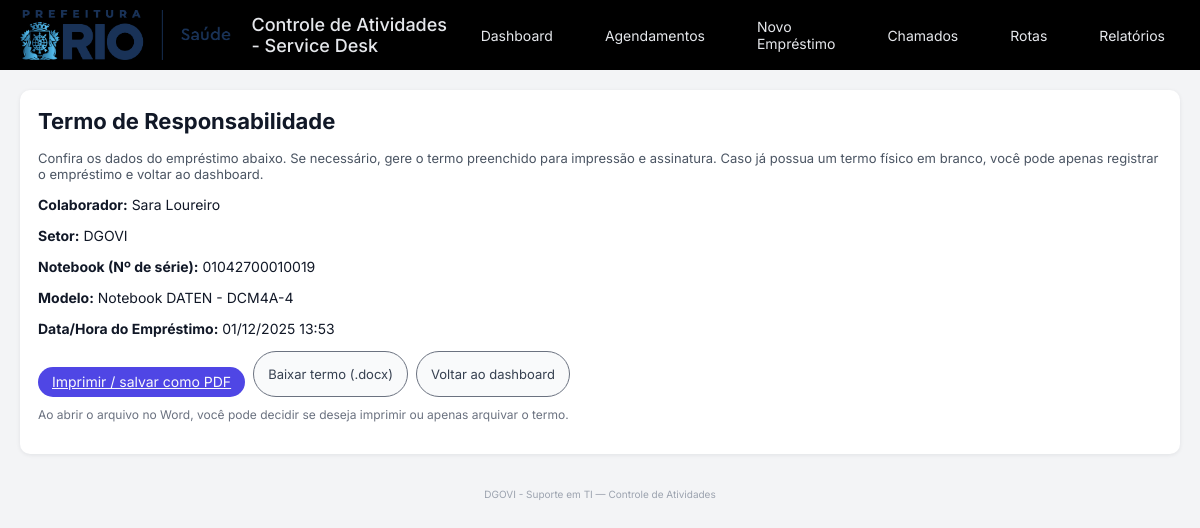
The page /termo/2 on the database its author committed.
### tables this page shows
CREATE TABLE loans (
            id INTEGER PRIMARY KEY AUTOINCREMENT,
            notebook_id INTEGER NOT NULL,
            colaborador_nome TEXT NOT NULL,
            colaborador_setor TEXT,
            data_hora_emprestimo TEXT NOT NULL,
            data_hora_devolucao TEXT,
            status TEXT NOT NULL DEFAULT 'emprestado',
            FOREIGN KEY (notebook_id) REFERENCES notebooks (id)
        );

CREATE TABLE notebooks (
            id INTEGER PRIMARY KEY AUTOINCREMENT,
            serial TEXT UNIQUE NOT NULL,
            modelo TEXT,
            status TEXT DEFAULT 'ativo'
        );

### app.py (the view)
@app.route("/termo/<int:loan_id>")
def termo_opcoes(loan_id):
    conn = get_connection()
    cur = conn.cursor()
    cur.execute(
        """
        SELECT
            l.id,
            l.colaborador_nome,
            l.colaborador_setor,
            l.data_hora_emprestimo,
            n.serial,
            n.modelo
        FROM loans l
        JOIN notebooks n ON n.id = l.notebook_id
        WHERE l.id = ?
        """,
        (loan_id,),
    )
    row = cur.fetchone()
    conn.close()
    if row is None:
        abort(404)
    try:
        dt = datetime.strptime(row["data_hora_emprestimo"], "%Y-%m-%d %H:%M:%S")
        data_br = dt.strftime("%d/%m/%Y %H:%M")
    except Exception:
        data_br = row["data_hora_emprestimo"]
    return render_template(
        "termo.html",
        emprestimo=row,
        data_br=data_br,
    )

### app.py (called while the page is built)
def get_connection():
    conn = sqlite3.connect(APP_DB)
    conn.row_factory = sqlite3.Row
    return conn

### templates/termo.html
{% extends "base.html" %}
{% block content %}
<div class="termo-page form-card">
  <h2>Termo de Responsabilidade</h2>
  <p style="margin-top: 4px; margin-bottom: 12px; font-size: 13px; color: #4b5563;">
    Confira os dados do empréstimo abaixo. Se necessário, gere o termo preenchido
    para impressão e assinatura. Caso já possua um termo físico em branco, você
    pode apenas registrar o empréstimo e voltar ao dashboard.
  </p>
  <div class="termo-dados" style="font-size: 14px; margin-bottom: 12px;">
    <p><strong>Colaborador:</strong> {{ emprestimo.colaborador_nome }}</p>
    <p><strong>Setor:</strong> {{ emprestimo.colaborador_setor or "-" }}</p>
    <p><strong>Notebook (Nº de série):</strong> {{ emprestimo.serial }}</p>
    <p><strong>Modelo:</strong> {{ emprestimo.modelo or "-" }}</p>
    <p><strong>Data/Hora do Empréstimo:</strong> {{ data_br }}</p>
  </div>
<div class="termo-actions" style="margin-top: 12px; display: flex; gap: 8px; flex-wrap: wrap;">
  <a href="{{ url_for('visualizar_termo', loan_id=emprestimo.id) }}"
     target="_blank"
     class="btn-primary">
    Imprimir / salvar como PDF
  </a>
  <a href="{{ url_for('baixar_termo', loan_id=emprestimo.id) }}" class="btn-secondary">
    Baixar termo (.docx)
  </a>
  <a href="{{ url_for('dashboard') }}" class="btn-secondary">
    Voltar ao dashboard
  </a>
</div>
  <p style="margin-top: 10px; font-size: 12px; color: #6b7280;">
    Ao abrir o arquivo no Word, você pode decidir se deseja imprimir ou apenas arquivar o termo.
  </p>
</div>
{% endblock %}

### static/style.css (style rules this page uses)
* { box-sizing: border-box; }
body { font-family: "Inter", system-ui, -apple-system, BlinkMacSystemFont, "Segoe UI", sans-serif; margin: 0; background: #f3f4f6; color: #111827; }
h2 { margin-top: 0; margin-bottom: 16px; font-size: 22px; }
.form-card { background: #ffffff; padding: 18px 18px 20px; border-radius: 10px; box-shadow: 0 1px 4px rgba(15, 23, 42, 0.08); }
.btn-primary { margin-top: 16px; padding: 8px 14px; font-size: 14px; cursor: pointer; background: #4f46e5; color: #f9fafb; border-radius: 999px; border: none; }
.btn-secondary { display: inline-block; padding: 6px 14px; border-radius: 999px; border: 1px solid #6b7280; background: #f9fafb; color: #374151; font-size: 13px; text-decoration: none; }
.btn-primary, .btn-secondary, .btn-small { display: inline-flex; align-items: center; justify-content: center; line-height: 1; }

### rows shown on the page
loans: colaborador_nome "Sara Loureiro", colaborador_setor "DGOVI"
notebooks: serial "01042700010019", modelo "Notebook DATEN - DCM4A-4"

### other values the page prints
{{ data_br }} "01/12/2025 13:53"
